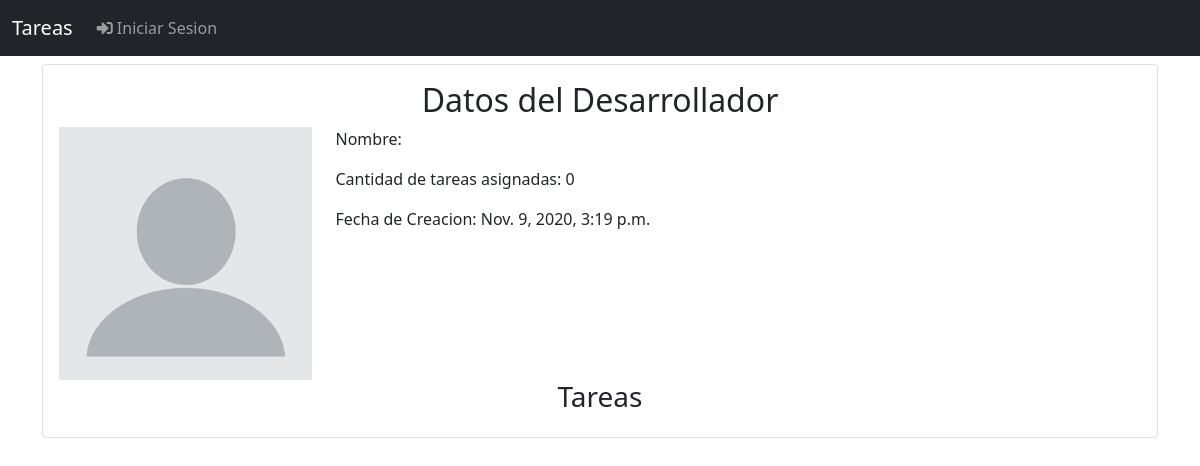
The app's page /datos/1/, older data.
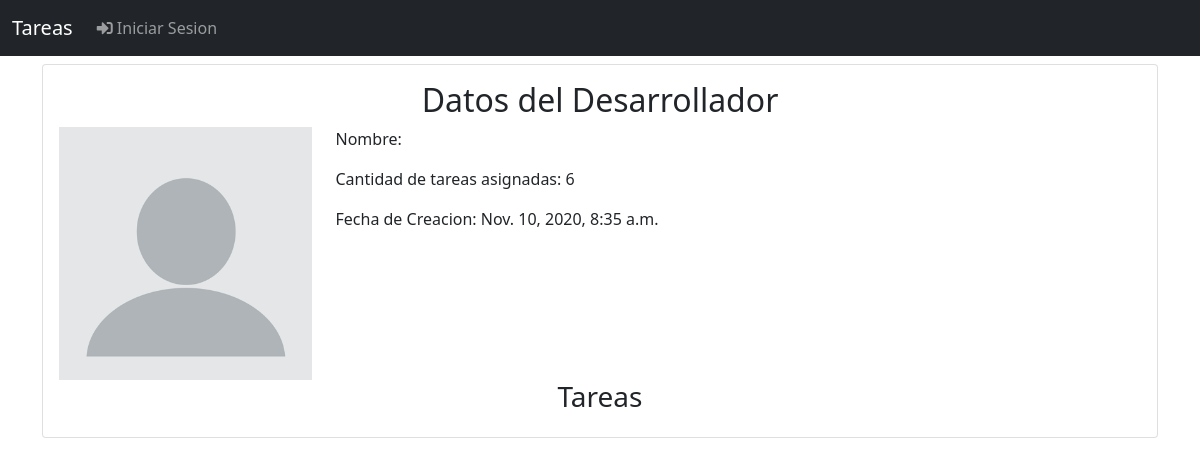
The same page, newer data.
### users/models.py (models this page shows, shortened)
class Developer(models.Model):
    user = models.OneToOneField(User, on_delete=models.CASCADE)
    created_at = models.DateTimeField(auto_now_add=True)

class User(AbstractUser):
    ROLE_CHOICES = (
        ('administrador', 'Administrador'),
        ('desarrollador', 'Desarrollador'),
    )
    avatar = models.ImageField(default='avatar.png', upload_to='users/')
    role = models.CharField(max_length=50, choices=ROLE_CHOICES)

### dates/views.py (the view)
# urls.py: path('<pk>/', views.DeveloperDatailView.as_view(), name='date'),
class DeveloperDatailView(DetailView):
    template_name = 'dates/dates.html'
    model = Developer
    def get_context_data(self, **kwargs):
        context = super().get_context_data(**kwargs)
        context['quantity'] = Task.objects.filter(developer=self.kwargs['pk']).count()
        return context

### dates/templates/dates/dates.html
{% extends 'base.html' %}
{% block content %}
    <div class="card mt-2">
        <div class="card-body">
            <h2 class="card-title text-center">Datos del Desarrollador</h2>
            <div class="row">
                <div class="col-sm-12 col-md-3">
                    <img src="{{ developer.user.avatar.url }}" alt="" class="img-fluid">
                </div>
                <div class="col-sm-12 col-md-9">
                    <p class="card-text">Nombre: {{ developer.user.first_name }}</p>
                    <p class="card-text">Cantidad de tareas asignadas: {{ quantity }}</p>
                    <p class="card-text">Fecha de Creacion: {{ developer.created_at }}</p>
                </div>
            </div>
            <h3 class="card-title text-center">Tareas</h3>
        </div>
    </div>
{% endblock %}

Row changes from the older to the newer data that the page shows:
changed Developer: created_at "Nov. 9, 2020, 3:19 p.m." → "Nov. 10, 2020, 8:35 a.m."
Text that changed along with them:
{{ quantity }}: "0" → "6"
